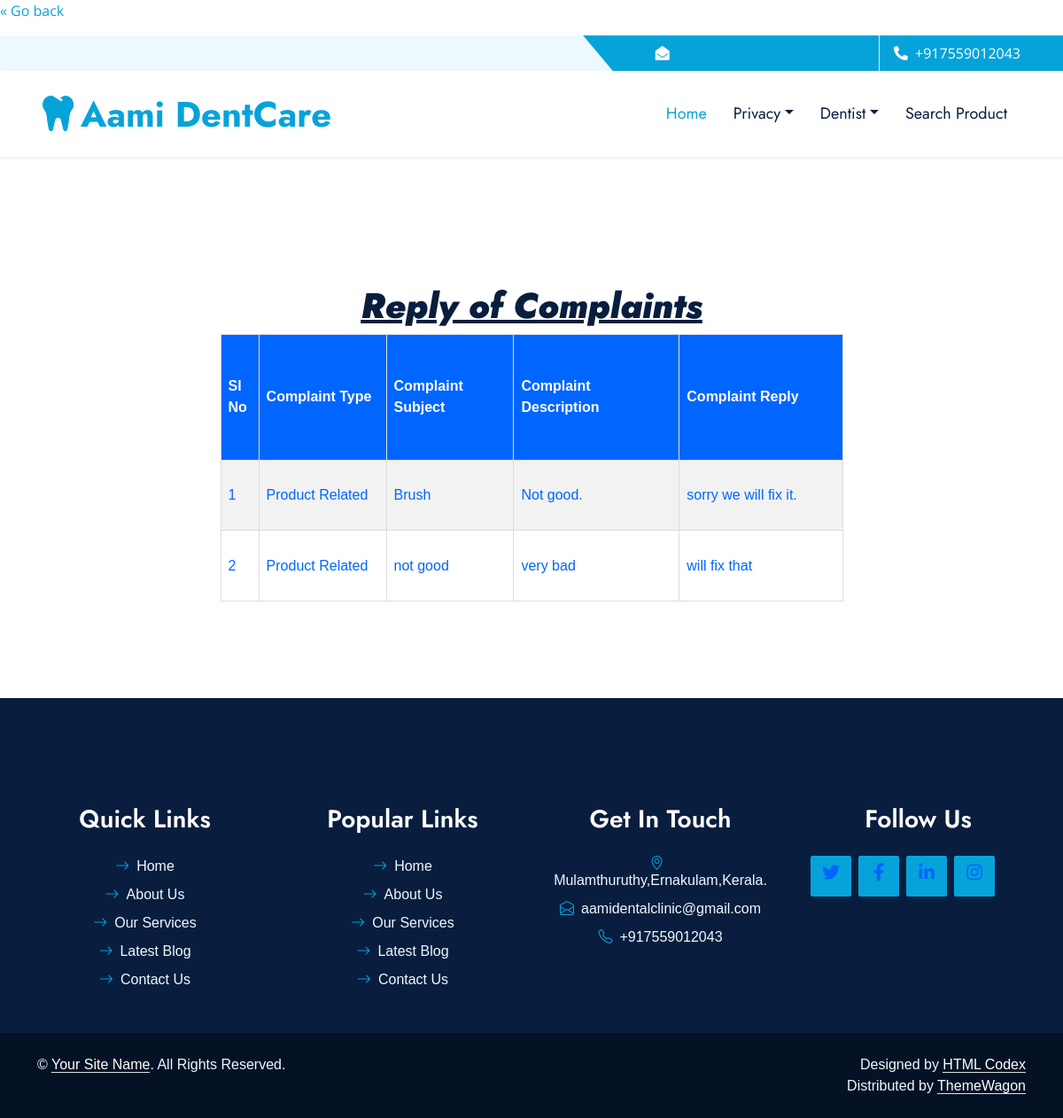
Screenshot of /PROJECT/User/ComplaintPosted.php with the database file from the repository.
### tables this page shows
CREATE TABLE `tbl_complaint` (
  `complaint_id` int(11) NOT NULL,
  `complaint_date` date NOT NULL DEFAULT current_timestamp(),
  `complaint_subject` varchar(100) NOT NULL,
  `complaint_description` varchar(200) NOT NULL DEFAULT current_timestamp(),
  `complaint_status` int(11) NOT NULL DEFAULT 0,
  `complaint_reply` varchar(200) NOT NULL,
  `complaint_replydate` date NOT NULL DEFAULT current_timestamp(),
  `user_id` int(11) NOT NULL,
  `type_id` int(11) NOT NULL,
  `status` int(11) NOT NULL DEFAULT 0
);

CREATE TABLE `tbl_complainttype` (
  `type_id` int(11) NOT NULL,
  `type_name` varchar(50) NOT NULL
);

### PROJECT/User/ComplaintPosted.php (the view, shortened to what this page needs)
<?php
			include("../Assets/Connection/Connection.php");
?>
<!DOCTYPE html PUBLIC "-//W3C//DTD XHTML 1.0 Transitional//EN" "http://www.w3.org/TR/xhtml1/DTD/xhtml1-transitional.dtd">
<html xmlns="http://www.w3.org/1999/xhtml">
<head>
<?php
echo '<p><a href="javascript:history.go(-1)" title="Return to previous page">« Go back</a></p>';
?>
</head>
<?php
include("Head.php");
?>
<div id="tab" align="center">
<body>
<center><i><h1><b><u>Reply of Complaints</u></b></h1></i></center>
<form id="form1" name="form1" method="post" action="">
 <center> <table width="703" height="302" border="1">
    <tr>
      <th width="45" scope="col">Sl No</th>
       <th width="163" scope="col">Complaint Type</th>
      <th width="163" scope="col">Complaint Subject</th>
      <th width="219" scope="col">Complaint Description</th>
       <th width="219" scope="col">Complaint Reply</th>
    </tr>
     <?php
	$selectQry="select * from tbl_complaint c inner join tbl_user u on c.user_id=u.user_id inner join tbl_complainttype j on c.type_id=j.type_id where complaint_status='1'";
	$row=$con->query($selectQry);
	$i=0;
	while($data=$row->fetch_assoc())
	{
	$i++;
	?>
    <tr>
      <td><?php echo $i ?></td>
        <td><?php echo $data["type_name"] ?></td>
      <td><?php echo $data["complaint_subject"] ?></td>
      <td><?php echo $data["complaint_description"] ?></td>
       <td><?php echo $data["complaint_reply"] ?></td>
    </tr>
    <?php
	}
	?>
  </table>
  </center>
</form>
<p>&nbsp;</p>
</body>
<?php
include("Foot.php")
?>
</html>

### PROJECT/Assets/Template/form.css (style rules this page uses)
#tab { font-family: "Trebuchet MS", Arial, Helvetica, sans-serif; border-collapse: collapse; width: 100%; }
#tab td, #tab th { border: 1px solid #ddd; padding: 8px; color: #06F; }
#tab tr:nth-child(even) { background-color: #f2f2f2; }
#tab th { padding-top: 12px; padding-bottom: 12px; text-align: left; background-color: #06F; color: white; }

### PROJECT/Assets/Template/Main/css/style.css (style rules this page uses)
:root { --primary: #06A3DA; --secondary: #F57E57; --light: #EEF9FF; --dark: #091E3E; }
h1, h2, .font-weight-bold { font-weight: 700 !important; }

### rows the page displays
tbl_complaint: type.type_name "Product Related", complaint_subject "Brush", complaint_description "Not good.", complaint_reply "sorry we will fix it."
tbl_complaint: type.type_name "Product Related", complaint_subject "not good", complaint_description "very bad", complaint_reply "will fix that"
